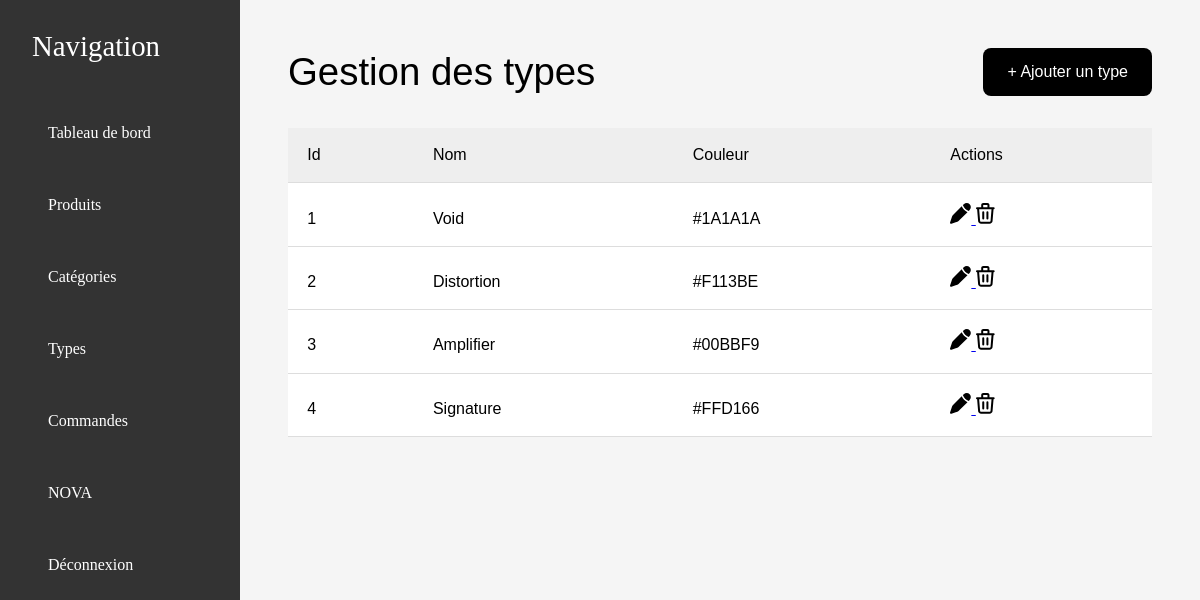
/admin/types/index.php (signed in), run on the app's committed database.
### tables this page shows
CREATE TABLE IF NOT EXISTS `types` (
  `id_type` int NOT NULL AUTO_INCREMENT,
  `nom` varchar(100) NOT NULL,
  `couleur` varchar(20) NOT NULL,
  PRIMARY KEY (`id_type`),
  UNIQUE KEY `nom` (`nom`)
);

### admin/types/index.php (the view, shortened to what this page needs)
<?php
require_once '../../config/admin_init.php';
$stmt = $pdo->query("SELECT * FROM types ORDER BY id_type ASC");
$types = $stmt->fetchAll();
?>
<!DOCTYPE html>
<html lang="fr">
<head>
    <link rel="stylesheet" href="../../assets/css/reset.css">
    <link rel="stylesheet" href="../../assets/css/admin.css">
</head>
<body>
    <section>
        <div class="admin-wrapper">
            <aside class="sidebar">
                <h2>Navigation</h2>
                <ul>
                    <li><a href="../dashboard.php">Tableau de bord</a></li>
                    <li><a href="../produits/index.php">Produits</a></li>
                    <li><a href="../categories/index.php">Catégories</a></li>
                    <li><a href="index.php">Types</a></li>
                    <li><a href="../commandes.php">Commandes</a></li>
                    <li><a href="../../index.php">NOVA</a></li>
                    <li><a href="../logout.php">Déconnexion</a></li>
                </ul>
            </aside>
            <main class="main-content">
                <div class="admin-header">
                    <h1>Gestion des types</h1>
                    <a href="create.php" class="btn">+ Ajouter un type</a>
                </div>
                <table class="table">
                    <thead>
                        <tr>
                            <th>Id</th>
                            <th>Nom</th>
                            <th>Couleur</th>
                            <th>Actions</th>
                        </tr>
                    </thead>
                    <tbody>
                        <?php foreach ($types as $type): ?>
                            <tr>
                                <td><?= $type['id_type'] ?></td>
                                <td><?= htmlspecialchars($type['nom']) ?></td>
                                <td><?= $type['couleur'] ?? '—' ?></td>
                                <td class="actions">
                                    <a href="edit.php?id=<?= $type['id_type'] ?>" class="edit">
                                        <img src="../../assets/img/svg/edit.svg" alt="edit">
                                    </a>
                                    <a href="delete.php?id=<?= $type['id_type'] ?>"
                                       onclick="return confirm('Supprimer ce type ?')"
                                       class="delete">
                                        <img src="../../assets/img/svg/delete.svg" alt="delete">
                                    </a>
                                </td>
                            </tr>
                        <?php endforeach; ?>
                    </tbody>
                </table>
            </main>
        </div>
    </section>
</body>
</html>

### assets/css/admin.css (style rules this page uses)
* { box-sizing: border-box; font-family: sans-serif; }
.admin-wrapper { display: flex; min-height: 100vh; }
.sidebar { width: 15rem; background-color: #333333; color: white; padding: 2rem; }
.sidebar h2 { margin-bottom: 3rem; font-size: 1.8rem; }
.sidebar ul { list-style: none; }
.sidebar li { margin-bottom: 1.5rem; }
.sidebar a { color: white; text-decoration: none; display: block; padding: 1rem; border-radius: 0.5rem; }
.main-content { flex: 1; padding: 3rem; background-color: #f5f5f5; }
.admin-header { display: flex; justify-content: space-between; align-items: center; margin-bottom: 2rem; }
.admin-header h1 { font-size: 2.4rem; }
.btn { padding: 1rem 1.5rem; background-color: black; color: white; text-decoration: none; border-radius: 0.5rem; }
.table { width: 100%; border-collapse: collapse; background: white; }
.table th, .table td { padding: 1.2rem; border-bottom: 1px solid #ddd; text-align: left; }
.table th { background-color: #eee; }

### data on the page
types: id_type "1", nom "Void", couleur "#1A1A1A"
types: id_type "2", nom "Distortion", couleur "#F113BE"
types: id_type "3", nom "Amplifier", couleur "#00BBF9"
types: id_type "4", nom "Signature", couleur "#FFD166"
